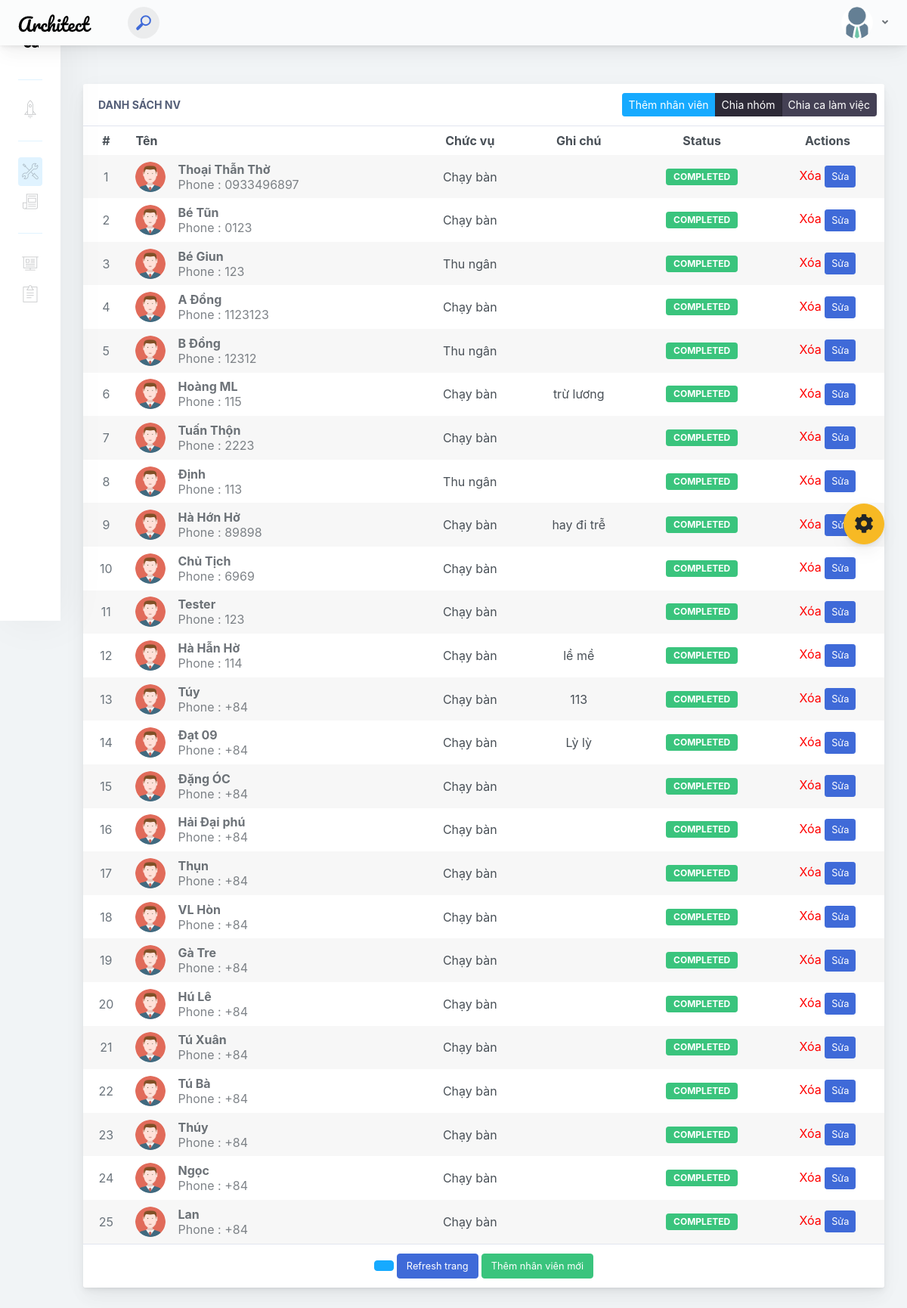
The app's page /liststaff.php with its own data.
### tables this page shows
CREATE TABLE `nhanvien` (
  `id` int(20) UNSIGNED NOT NULL,
  `ten` varchar(60) DEFAULT NULL,
  `sdt` varchar(60) DEFAULT NULL,
  `chucvu` varchar(50) NOT NULL,
  `calamviec` varchar(20) NOT NULL,
  `ghichu` text NOT NULL,
  `count` varchar(150) NOT NULL
);

### lib/database.php (called while the page is built, shortened)
<?php
Class Database extends PDO{
   public $host   = DB_HOST;
   public $user   = DB_USER;
   public $pass   = DB_PASS;
   public $dbname = DB_NAME;
   public $link;
private function connectDB(){
   $this->link = new mysqli($this->host, $this->user, $this->pass,
    $this->dbname);
    mysqli_set_charset($this->link, 'UTF8');
 }
public function select($query){
  $result = $this->link->query($query) or
   die($this->link->error.__LINE__);
  if($result->num_rows > 0){
    return $result;
  } else {
    return false;
  }
 }
}

### classes/nhanvien.php (called while the page is built, shortened)
<?php
	$filepath = realpath(dirname(__FILE__));
	include_once ($filepath.'/../lib/database.php');
    class nhanvien
	{
		private $db;
		public function __construct()
		{
			$this->db = new Database();
		}
		public function show_nhanvien()
		{
			$query = "SELECT * FROM nhanvien";
			$result = $this->db->select($query);
			return $result;
		}
	}
?>

### liststaff.php (the view, shortened to what this page needs)
<?php
include 'lib/database.php';
?>
<!doctype html>
<html lang="vi">
<?php include 'head.php';?>
<body>
    <div class="app-container app-theme-white body-tabs-shadow fixed-sidebar fixed-header">
        <div class="app-header header-shadow">
            <div class="app-header__logo">
                <div class="logo-src"></div>
            </div>
                <div class="app-header__content">
                <div class="app-header-left">
                    <div class="search-wrapper">
                        <div class="input-holder">
                            <button class="search-icon"><span></span></button>
                        </div>
                    </div>
        </div>
                <div class="app-header-right">
                    <div class="header-btn-lg pr-0">
                        <div class="widget-content p-0">
                            <div class="widget-content-wrapper">
                                <div class="widget-content-left">
                                    <div class="btn-group">
                                        <a data-toggle="dropdown" aria-haspopup="true" aria-expanded="false" class="p-0 btn">
                                            <img width="42" class="rounded-circle" src="assets/images/avatars/nhanvien.png" alt="">
                                            <i class="fa fa-angle-down ml-2 opacity-8"></i>
                                        </a>
                                    </div>
                                </div>
                            </div>
                        </div>
                    </div>        </div>
            </div>
        </div>        <div class="ui-theme-settings">
            <button type="button" id="TooltipDemo" class="btn-open-options btn btn-warning">
                <i class="fa fa-cog fa-w-16 fa-spin fa-2x"></i>
            </button>
        </div>        <div class="app-main">
                <div class="app-sidebar sidebar-shadow">
<?php
include 'sidebar.php';
?>
                </div>    <div class="app-main__outer">
                    <div class="app-main__inner">
                        <div class="row">
                            <div class="col-md-12">
                                <div class="main-card mb-3 card">
                                    <div class="card-header">Danh sách NV
                                        <div class="btn-actions-pane-right">
                                            <div role="group" class="btn-group-sm btn-group">
                                                <button class=" btn btn-info" onclick="window.location = 'newstaff.php'">Thêm nhân viên</button>
                                                <button class="active btn btn-focus">Chia nhóm</button>
                                                <button class="btn btn-focus">Chia ca làm việc</button>
                                            </div>
                                        </div>
                                    </div>
                                    <div class="table-responsive">
                                        <table class="align-middle mb-0 table table-borderless table-striped table-hover">
                                            <thead>
                                            <tr>
                                                <th class="text-center">#</th>
                                                <th>Tên</th>
                                                <th class="text-center">Chức vụ</th>
                                                <th class="text-center">Ghi chú</th>
                                                <th class="text-center">Status</th>
                                                <th class="text-center">Actions</th>
                                            </tr>
                                            </thead>
                                            <tbody>
                                            <?php
                                            $filepath = realpath(dirname(__FILE__));
                                            include_once ($filepath.'/classes/nhanvien.php');
                                            $i=1;
                                            $cs = new nhanvien();
                                            $get_nv = $cs->show_nhanvien();
                                                            if($get_nv){
                                                                while ($result = $get_nv->fetch_assoc())
                                                                {
                                            ?>
                                            <tr>
                                                <td class="text-center text-muted"><?=$i++?></td>
                                                <td>
                                                    <div class="widget-content p-0">
                                                        <div class="widget-content-wrapper">
                                                            <div class="widget-content-left mr-3">
                                                                <div class="widget-content-left">
                                                                    <img width="40" class="rounded-circle" src="assets/images/avatars/images.png" alt="">
                                                                </div>
                                                            </div>
                                                            <div class="widget-content-left flex2">
                                                                <div class="widget-heading"><?=$result['ten']?></div>
                                                                <div class="widget-subheading opacity-7">Phone : <?=$result['sdt']?></div>
                                                            </div>
                                                        </div>
                                                    </div>
                                                </td>
                                                <td class="text-center" title="SĐT : <?=$result['sdt']?>"><?=$result['chucvu']?></td>
                                                <td class="text-center" title="SĐT : <?=$result['sdt']?>"><?=$result['ghichu']?></td>
                                                <td class="text-center">
                                                    <div class="badge badge-success">Completed</div>
                                                </td>
                                                <td class="text-center">
                                                    <a style="color:red;" type="button" id="PopoverCustomT-2" onclick = "return confirm('Are you want to delete???')"
                                                   href="?delid=<?php echo $result['ten'] ?>"> Xóa</a>
                                                    <button type="button" id="PopoverCustomT-2" class="btn btn-primary btn-sm">Sửa</button>
                                                </td>
                                            </tr>
                                            <?php
                                             }
                                            }
                                            else{echo "Lỗi";}
                                            ?>
                                            </tbody>
                                        </table>
                                    </div>
                                    <div class="d-block text-center card-footer">
                                    <button class="btn-wide btn btn-info"><?php
                                    ?></button>
                                        <button class="btn-wide btn btn-primary" onclick="window.location = 'liststaff.php'">Refresh trang</button>
                                        <button class="btn-wide btn btn-success" onclick="window.location = 'newstaff.php'">Thêm nhân viên mới</button>
                                    </div>
                                </div>
                            </div>
                        </div>
                    </div>
                       </div>
        </div>
    </div>
<script type="text/javascript" src="./assets/scripts/main.js"></script></body>
</html>

### head.php (shortened to what this page needs)
<head>
<link href="./main.css" rel="stylesheet">
</head>

### sidebar.php (shortened to what this page needs)
<?php
$check1="";$check2="";$check3="";$check4="";
$check= basename($_SERVER['REQUEST_URI'], '?' . $_SERVER['QUERY_STRING']);
if($check =="liststaff.php" )
{
	$check2 ="mm-active";
}
?>
<div class="scrollbar-sidebar">
                        <div class="app-sidebar__inner">
                            <ul class="vertical-nav-menu">
                                <li class="app-sidebar__heading">Dashboards</li>
                                <li>
                                    <a href="index.php" class="<?php echo $check1 ?>">
                                        <i class="metismenu-icon pe-7s-rocket"></i>
                                    </a>
                                </li>
                                <li class="app-sidebar__heading">Nhân viên</li>
                                <li>
                                    <a href="liststaff.php" class="<?php echo $check2 ?>">
                                        <i class="metismenu-icon pe-7s-tools"></i>
                                    </a>
                                    <a href="newstaff.php" class="<?php echo $check3 ?>">
                                        <i class="metismenu-icon pe-7s-news-paper"></i>
                                    </a>
                                </li>
                                <li class="app-sidebar__heading">Shift</li>
                                <li>
                                    <a href="sortteam.php" class="<?php echo $check4 ?>">
                                        <i class="metismenu-icon pe-7s-display2"></i>
                                    </a>
                                    <a href="dashboard-boxes.html">
                                        <i class="metismenu-icon pe-7s-note2"></i>
                                    </a>
                                </li>
                            </ul>
                        </div>
                    </div>

### records on screen
nhanvien: ten "Thoại Thẫn Thờ", sdt "0933496897", chucvu "Chạy bàn"
nhanvien: ten "Bé Tũn", sdt "0123", chucvu "Chạy bàn"
nhanvien: ten "Bé Giun", sdt "123", chucvu "Thu ngân"
nhanvien: ten "A Đồng", sdt "1123123", chucvu "Chạy bàn"
nhanvien: ten "B Đồng", sdt "12312", chucvu "Thu ngân"
nhanvien: ten "Hoàng ML", sdt "115", chucvu "Chạy bàn", ghichu "trừ lương"
nhanvien: ten "Tuấn Thộn", sdt "2223", chucvu "Chạy bàn"
nhanvien: ten "Định", sdt "113", chucvu "Thu ngân"
nhanvien: ten "Hà Hớn Hở", sdt "89898", chucvu "Chạy bàn", ghichu "hay đi trễ"
nhanvien: ten "Chủ Tịch", sdt "6969", chucvu "Chạy bàn"
nhanvien: ten "Tester", sdt "123", chucvu "Chạy bàn"
nhanvien: ten "Hà Hẫn Hờ", sdt "114", chucvu "Chạy bàn", ghichu "lề mề"
nhanvien: ten "Túy", sdt "+84", chucvu "Chạy bàn", ghichu "113"
nhanvien: ten "Đạt 09", sdt "+84", chucvu "Chạy bàn", ghichu "Lỳ lỳ"
nhanvien: ten "Đặng ÓC", sdt "+84", chucvu "Chạy bàn"
nhanvien: ten "Hải Đại phú", sdt "+84", chucvu "Chạy bàn"
nhanvien: ten "Thụn", sdt "+84", chucvu "Chạy bàn"
nhanvien: ten "VL Hòn", sdt "+84", chucvu "Chạy bàn"
nhanvien: ten "Gà Tre", sdt "+84", chucvu "Chạy bàn"
nhanvien: ten "Hú Lê", sdt "+84", chucvu "Chạy bàn"
nhanvien: ten "Tú Xuân", sdt "+84", chucvu "Chạy bàn"
nhanvien: ten "Tú Bà", sdt "+84", chucvu "Chạy bàn"
nhanvien: ten "Thúy", sdt "+84", chucvu "Chạy bàn"
nhanvien: ten "Ngọc", sdt "+84", chucvu "Chạy bàn"
nhanvien: ten "Lan", sdt "+84", chucvu "Chạy bàn"
